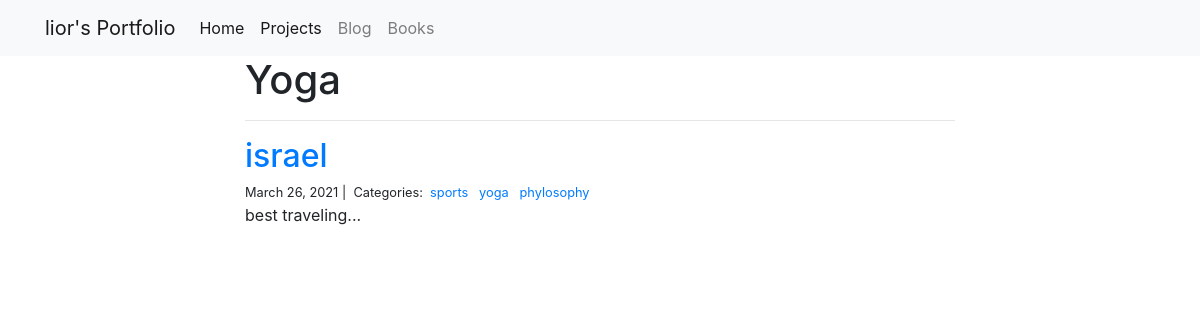
The app's page /blog/yoga/ with its own data.
### blog/models.py (models this page shows)
class Category(models.Model):
    name = models.CharField(max_length=20)

class Post(models.Model):
    title = models.CharField(max_length=255)
    body = models.TextField()
    created_on = models.DateTimeField(auto_now_add=True)
    last_modified = models.DateTimeField(auto_now=True)
    categories = models.ManyToManyField('Category', related_name='posts')

### blog/views.py (the view)
# urls.py: path("<category>/", views.blog_category, name="blog_category"),
def blog_category(request, category):
    posts = Post.objects.filter(
        categories__name__contains=category
    ).order_by(
        '-created_on'
    )
    context = {
        "category": category,
        "posts": posts
    }
    return render(request, "blog_category.html", context)

### blog/templates/blog_category.html
{% extends "base.html" %}
{% block page_content %}
<div class="col-md-8 offset-md-2">
    <h1>{{ category | title }}</h1>
    <hr>
    {% for post in posts %}
        <h2><a href="{% url 'blog_detail' post.pk%}">{{ post.title }}</a></h2>
        <small>
            {{ post.created_on.date }} |&nbsp;
            Categories:&nbsp;
            {% for category in post.categories.all %}
            <a href="{% url 'blog_category' category.name %}">
                {{ category.name }}
            </a>&nbsp;
            {% endfor %}
        </small>
        <p>{{ post.body | slice:":400" }}...</p>
    {% endfor %}
</div>
{% endblock %}

### records on screen
Category: name "Yoga", name "yoga"
Post: title "israel", created_on "March 26, 2021", body "best traveling"
Category: name "sports"
Category: name "phylosophy"
